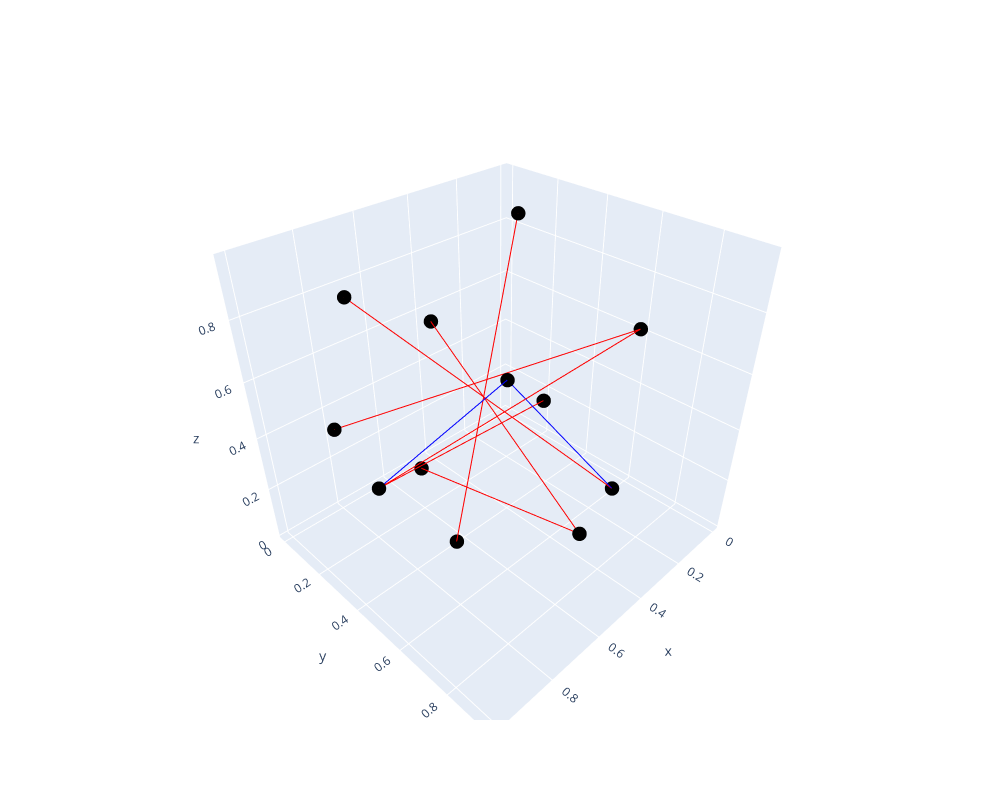

Notebook cell for this chart:
### Markdown cell above
If you selected $D = 3$, then you can generate an **interactive 3D plot** of the same solution with the code cell below, which uses the *plotly* library. By default, the renderer is setup for Visual Studio Code, but you can adapt this to your own environment.

After rendering, you can do *orbital rotation of the plot in any direction* and see the solution from different angles, as well as observing the coordinates of each point when hovering over. An `HMTL` file named `interactive_plot.html` is also exported in case you prefer to explore it in a web browser.

### Code cell
# Set the default renderer for Plotly to 'vscode'
pio.renderers.default = 'vscode' # 'notebook', 'iframe', 'browser', ...

# Calculate squared distance
def squared_distance(p1, p2):
    return sum((p1[i] - p2[i])**2 for i in range(len(p1)))

# Create a 3D scatter plot
fig = go.Figure()

# Add points to the plot
for point in points.values():
    fig.add_trace(go.Scatter3d(
        x=[point[0]], y=[point[1]], z=[point[2]],
        mode='markers',
        marker=dict(color='black', size=5)
    ))

# Draw lines with color based on distance
tol = p.controls.feastol
for i in points:
    for j in points:
        if i != j:
            p1, p2 = points[i], points[j]
            dist = squared_distance(p1, p2)
            if dist - p.getSolution(t_min) <= tol:
                fig.add_trace(go.Scatter3d(
                    x=[p1[0], p2[0]], y=[p1[1], p2[1]], z=[p1[2], p2[2]],
                    mode='lines',
                    line=dict(color='blue')
                ))
            if 1 - dist <= tol:
                fig.add_trace(go.Scatter3d(
                    x=[p1[0], p2[0]], y=[p1[1], p2[1]], z=[p1[2], p2[2]],
                    mode='lines',
                    line=dict(color='red')
                ))

# Set axis labels
fig.update_layout(scene=dict(
    xaxis_title='x',
    yaxis_title='y',
    zaxis_title='z'),
    showlegend=False,   # Remove legend entries
    width=1000,         # Set figure width
    height=800          # Set figure height
)

# Save the plot as an HTML file
fig.write_html("interactive_plot.html")

# Show the plot
fig.show()

### Figure 1 — Plotly figure (JSON) as saved in the notebook; plotly's stock layout.template omitted (floating-point values rounded to 4 significant figures)
{"data": [{"marker": {"color": "black", "size": 5}, "mode": "markers", "type": "scatter3d", "x": [0.2854], "y": [0.7433], "z": [0.2213]}, {"marker": {"color": "black", "size": 5}, "mode": "markers", "type": "scatter3d", "x": [0.6944], "y": [0.9377], "z": [0.4475]}, {"marker": {"color": "black", "size": 5}, "mode": "markers", "type": "scatter3d", "x": [0.003782], "y": [0.5941], "z": [0.6146]}, {"marker": {"color": "black", "size": 5}, "mode": "markers", "type": "scatter3d", "x": [0.8205], "y": [0.2157], "z": [0.8811]}, {"marker": {"color": "black", "size": 5}, "mode": "markers", "type": "scatter3d", "x": [0.8356], "y": [0.08554], "z": [0.3922]}, {"marker": {"color": "black", "size": 5}, "mode": "markers", "type": "scatter3d", "x": [0.3629], "y": [0], "z": [0.5517]}, {"marker": {"color": "black", "size": 5}, "mode": "markers", "type": "scatter3d", "x": [0.7173], "y": [0.498], "z": [0.1237]}, {"marker": {"color": "black", "size": 5}, "mode": "markers", "type": "scatter3d", "x": [0.5004], "y": [0.4965], "z": [0.6074]}, {"marker": {"color": "black", "size": 5}, "mode": "markers", "type": "scatter3d", "x": [0.9999], "y": [0.545], "z": [0.5411]}, {"marker": {"color": "black", "size": 5}, "mode": "markers", "type": "scatter3d", "x": [0.2214], "y": [0.2638], "z": [0.96]}, {"marker": {"color": "black", "size": 5}, "mode": "markers", "type": "scatter3d", "x": [0.4932], "y": [0.05606], "z": [0.02058]}, {"marker": {"color": "black", "size": 5}, "mode": "markers", "type": "scatter3d", "x": [0.08834], "y": [0.2771], "z": [0.2291]}, {"line": {"color": "red"}, "mode": "lines", "type": "scatter3d", "x": [0.2854, 0.8205], "y": [0.7433, 0.2157], "z": [0.2213, 0.8811]}, {"line": {"color": "blue"}, "mode": "lines", "type": "scatter3d", "x": [0.2854, 0.5004], "y": [0.7433, 0.4965], "z": [0.2213, 0.6074]}, {"line": {"color": "red"}, "mode": "lines", "type": "scatter3d", "x": [0.6944, 0.3629], "y": [0.9377, 0], "z": [0.4475, 0.5517]}, {"line": {"color": "red"}, "mode": "lines", "type": "scatter3d", "x": [0.6944, 0.4932], "y": [0.9377, 0.05606], "z": [0.4475, 0.02058]}, {"line": {"color": "red"}, "mode": "lines", "type": "scatter3d", "x": [0.003782, 0.8356], "y": [0.5941, 0.08554], "z": [0.6146, 0.3922]}, {"line": {"color": "red"}, "mode": "lines", "type": "scatter3d", "x": [0.003782, 0.9999], "y": [0.5941, 0.545], "z": [0.6146, 0.5411]}, {"line": {"color": "red"}, "mode": "lines", "type": "scatter3d", "x": [0.8205, 0.2854], "y": [0.2157, 0.7433], "z": [0.8811, 0.2213]}, {"line": {"color": "red"}, "mode": "lines", "type": "scatter3d", "x": [0.8356, 0.003782], "y": [0.08554, 0.5941], "z": [0.3922, 0.6146]}, {"line": {"color": "red"}, "mode": "lines", "type": "scatter3d", "x": [0.3629, 0.6944], "y": [0, 0.9377], "z": [0.5517, 0.4475]}, {"line": {"color": "red"}, "mode": "lines", "type": "scatter3d", "x": [0.7173, 0.2214], "y": [0.498, 0.2638], "z": [0.1237, 0.96]}, {"line": {"color": "blue"}, "mode": "lines", "type": "scatter3d", "x": [0.5004, 0.2854], "y": [0.4965, 0.7433], "z": [0.6074, 0.2213]}, {"line": {"color": "blue"}, "mode": "lines", "type": "scatter3d", "x": [0.5004, 0.9999], "y": [0.4965, 0.545], "z": [0.6074, 0.5411]}, {"line": {"color": "red"}, "mode": "lines", "type": "scatter3d", "x": [0.9999, 0.003782], "y": [0.545, 0.5941], "z": [0.5411, 0.6146]}, {"line": {"color": "blue"}, "mode": "lines", "type": "scatter3d", "x": [0.9999, 0.5004], "y": [0.545, 0.4965], "z": [0.5411, 0.6074]}, {"line": {"color": "red"}, "mode": "lines", "type": "scatter3d", "x": [0.9999, 0.08834], "y": [0.545, 0.2771], "z": [0.5411, 0.2291]}, {"line": {"color": "red"}, "mode": "lines", "type": "scatter3d", "x": [0.2214, 0.7173], "y": [0.2638, 0.498], "z": [0.96, 0.1237]}, {"line": {"color": "red"}, "mode": "lines", "type": "scatter3d", "x": [0.4932, 0.6944], "y": [0.05606, 0.9377], "z": [0.02058, 0.4475]}, {"line": {"color": "red"}, "mode": "lines", "type": "scatter3d", "x": [0.08834, 0.9999], "y": [0.2771, 0.545], "z": [0.2291, 0.5411]}], "layout": {"height": 800, "scene": {"xaxis": {"title": {"text": "x"}}, "yaxis": {"title": {"text": "y"}}, "zaxis": {"title": {"text": "z"}}}, "showlegend": false, "width": 1000}}
